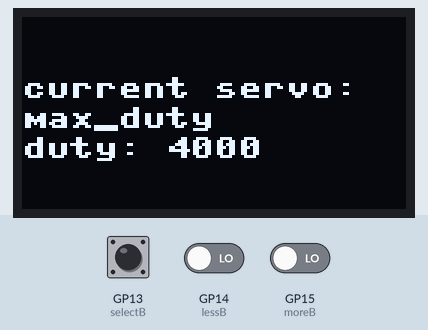
Bench run of a program on a simulated Raspberry Pi Pico running MicroPython. Parts: 128×64 one-colour display. The test bench sets the inputs (shaded band); at power-on: GP13 (selectB) LOW, GP14 (lessB) LOW, GP15 (moreB) LOW.

Above: at 0.2 s.

The program:

main.py
```python
import time
from machine import Pin,PWM,I2C
from ssd1306 import SSD1306_I2C # dont know


MIN_DUTY = 650 # 5 percent of 65025 = 3251.25  # ca. 90 degrees differnece
MAX_DUTY = 5000 # 10 percent of 65025 = 6502.5  # for 90 degrees 9000
RANGE = MAX_DUTY-MIN_DUTY

pwm1 = PWM(Pin(28))
pwm1.freq(50)
pwm2 = PWM(Pin(27))
pwm2.freq(50)
pwm3 = PWM(Pin(26))
pwm3.freq(50)


# I2C -----------------

WIDTH = 128
HEIGHT = 64

i2c = I2C(0,scl=(Pin(17)),sda=Pin(16),freq=200_000) # 0 for for the i2c0 interface
#i2c = I2C(0) this would use the default pins (gp8 and gp9)
# scl for clock
# sda for dataline
# freq for frequency (no pin requried) normal:100 kHz fast/default: 400 kHz

oled = SSD1306_I2C(WIDTH,HEIGHT,i2c)

oled.fill(0) # clear screen

# buttons ---------------
selectB  = Pin(13, Pin.IN, Pin.PULL_DOWN)
lessB = Pin(14, Pin.IN, Pin.PULL_DOWN)
moreB = Pin(15, Pin.IN, Pin.PULL_DOWN)

# settings
speed = 0.0001
modes = ["max_duty","min_duty","start/next"]
current_servo = 0
servo_duty = [4000,4000,4000]

def move(duty):
    if current_servo == 0:
        pwm1.duty_u16(duty)
    elif current_servo == 1:
        pwm2.duty_u16(duty)
    elif current_servo == 2:
        pwm1.duty_u16(duty)
    else:
        current_servo = 0
    print("click")

while True:
    oled.fill(0)
    oled.text("current servo: ",0,20)
    oled.text(modes[current_servo],0,30)
    oled.text("duty: "+str(servo_duty[current_servo]),0,40)
    oled.show()


    if selectB.value():
        current_mode += 1
        if current_servo >= 3:
            current_servo = 0
        time.sleep(0.3)

    if lessB.value():
        if current_servo == 0:
            MAX_DUTY -= 20
        elif current_servo == 1:
            MIN_DUTY -= 20

    if moreB.value():
        if current_servo == 0:
            MAX_DUTY += 20
        elif current_servo == 1:
            MIN_DUTY += 20
        elif current_servo == 2:
            oled.text("Running...",0,0)
            oled.show()
            RANGE = MAX_DUTY-MIN_DUTY
            move()
```
